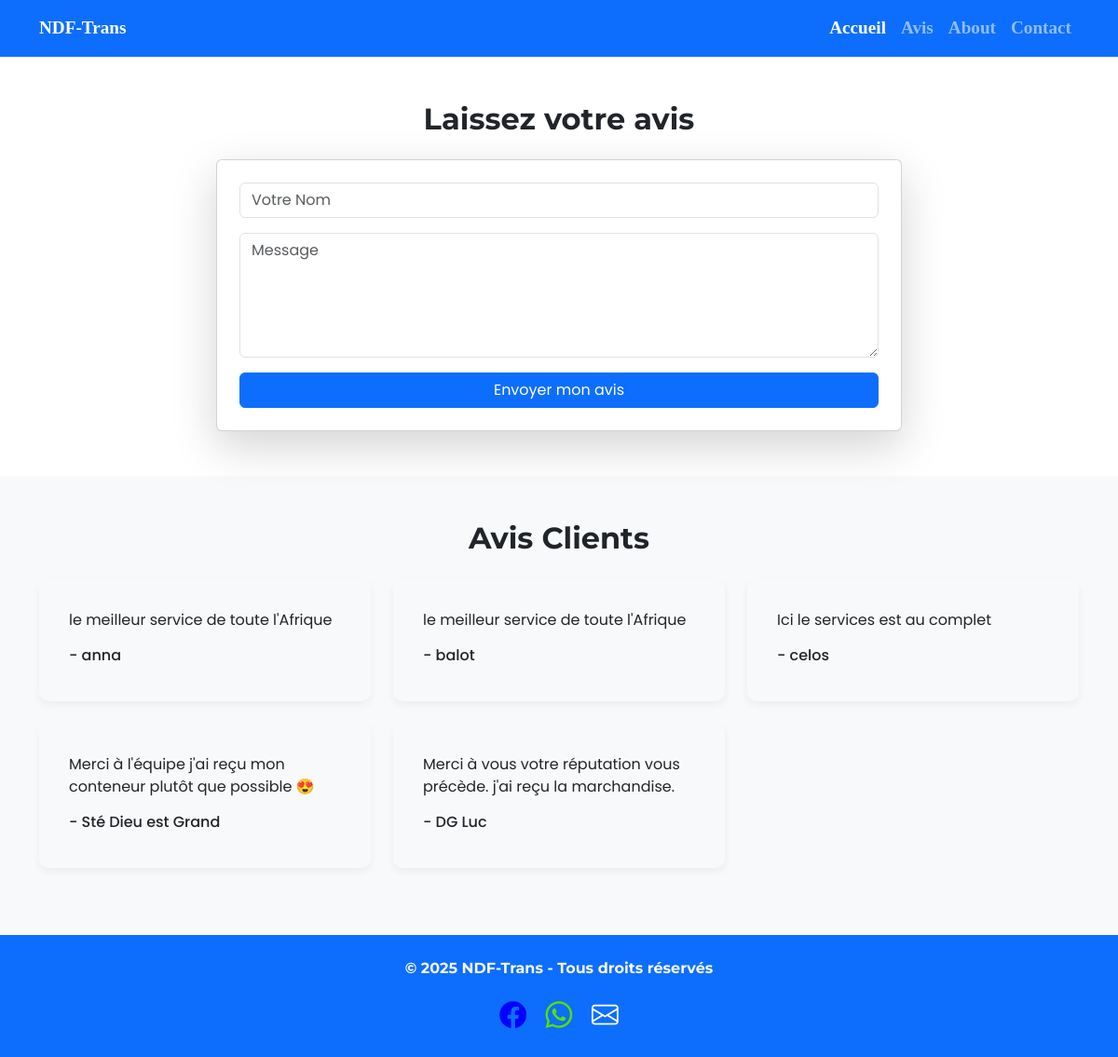
Page /avis/ on the earlier database version.
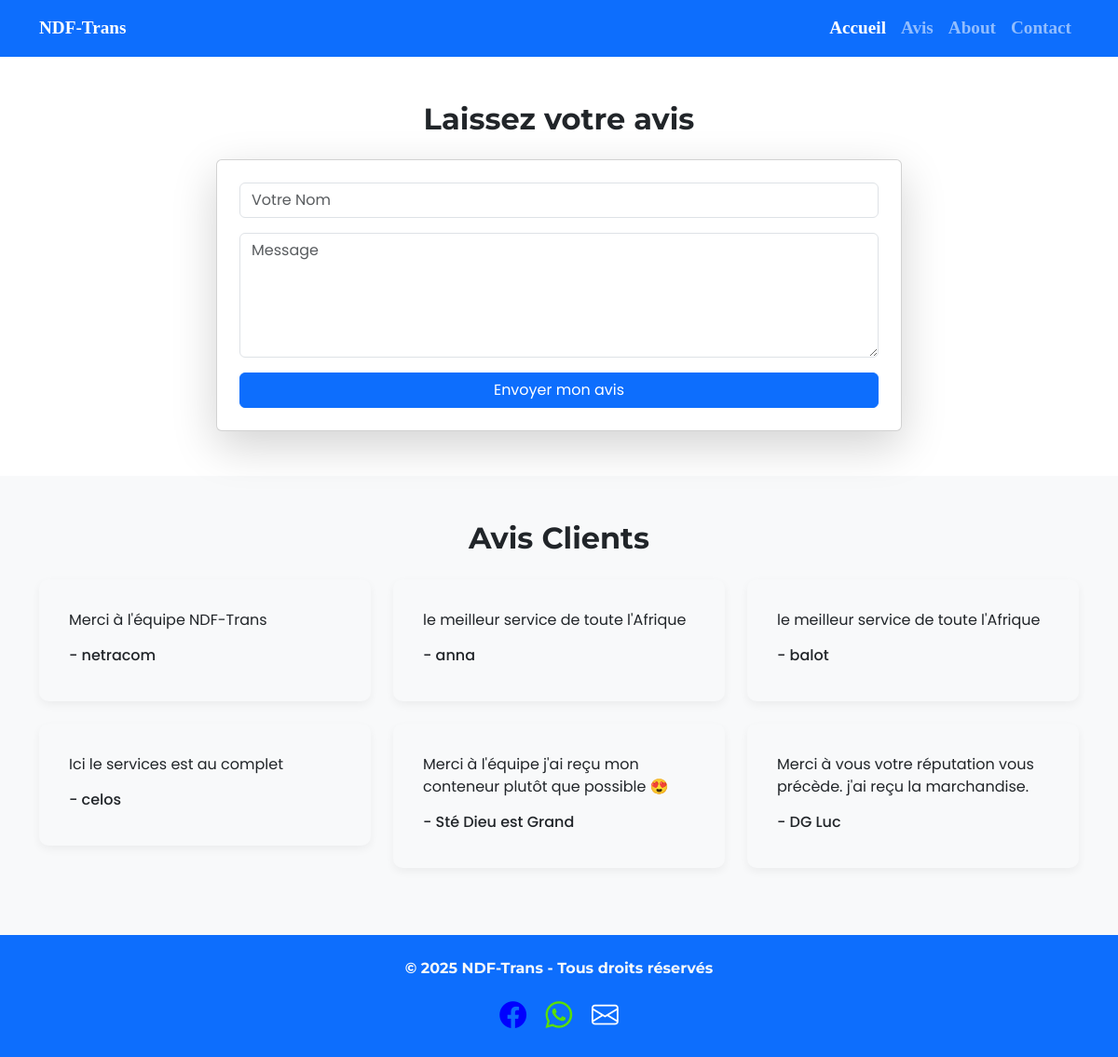
Same page on the later database version.
### ndfapp/models.py (models this page shows, shortened)
class Avis(models.Model):
    name = models.CharField(max_length=100)
    message = models.TextField()
    date = models.DateField(auto_now_add=True)
    great = models.BooleanField(default=False)

### ndfapp/views.py (the view)
# urls.py: path('avis/', views.avis, name='avis'),
def avis(request):
    avis_list = Avis.objects.all().order_by('-date')
    if request.method == 'POST':
        form = AvisForm(request.POST)
        if form.is_valid():
            form.save()
            form = AvisForm()
            return redirect('avis')
    else:
        form = AvisForm()
        context = {
            'form': form,
            'avis_list': avis_list
        }
    return render(request, 'ndf/avis.html', context)

### ndfapp/forms.py
class AvisForm(forms.ModelForm):
    class Meta:
        model = Avis
        fields = ['name', 'message']
        widgets = {
            'name': forms.TextInput(attrs={'class': 'form-control', 'placeholder': 'Votre Nom'}),
            'message': forms.Textarea(attrs={'maxlength':'200', 'class':'form-control', 'placeholder':'Message', 'rows':5}),
        }

### ndfapp/templates/ndf/avis.html (shortened to what this page needs)
{% extends "base.html" %}
{% block content %}
<div class="container py-5">
    <h2 class="mb-4 text-center">Laissez votre avis</h2>
    <div class="row justify-content-center">
        <div class="col-md-8">
            <div class="card shadow-lg p-4">
                <form method="post">
                    <div class="mb-3">
                        {{ form.name}}
                    </div>
                    <div class="mb-3">
                        {{ form.message}}
                    </div>
                    <button type="submit" class="btn btn-primary w-100">Envoyer mon avis</button>
                </form>
            </div>
        </div>
    </div>
</div>
{% endblock content %}

### ndfapp/templates/base.html (shortened to what this page needs)
{% load static %}
<!DOCTYPE html>
<html lang="fr">
<head>
    <link href="https://cdn.jsdelivr.net/npm/bootstrap@5.3.3/dist/css/bootstrap.min.css" rel="stylesheet">
    <link href="https://cdn.jsdelivr.net/npm/bootstrap-icons@1.11.3/font/bootstrap-icons.css" rel="stylesheet">
    <link href="{% static 'css/styles.css' %}" rel="stylesheet">
</head>
<body>
    <nav class="navbar navbar-expand-lg navbar-dark">
        <div class="container">
            <a class="navbar-brand" href="{% url 'home' %}">NDF-Trans</a>
            <div class="collapse navbar-collapse" id="navbarNav">
                <ul class="navbar-nav ms-auto">
                    <li class="nav-item"><a class="nav-link active" href="{% url 'home' %}">Accueil</a></li>
                    <li class="nav-item"><a class="nav-link" href="{% url 'avis' %}">Avis</a></li>
                    <li class="nav-item"><a class="nav-link" href="{% url 'about' %}">About</a></li>
                    <li class="nav-item"><a class="nav-link" href="{% url 'contact' %}">Contact</a></li>
                </ul>
            </div>
        </div>
    </nav>
    {% block content %}
    {% endblock content %}
    <section id="avis" class="py-5 bg-light">
        <div class="container">
            <h2 class="text-center mb-4">Avis Clients</h2>
            <div class="row">
                {% for avis in avis_list %}
                <div class="col-md-4">
                    <div class="testimonial">
                        <p>{{avis.message}}</p>
                        <h6>- {{avis.name}}</h6>
                    </div>
                </div>
                {% empty %}
                <p class="text-center">Aucun avis pour le moment.</p>
                {% endfor %}
            </div>
        </div>
    </section>
    <footer class=" text-light py-4">
        <div class="container text-center">
            <p>© 2025 NDF-Trans - Tous droits réservés</p>
            <div>
                <a href="https://www.facebook.com/celestin.djato" target="_blank" class="text-light me-3"><i
                        class="bi bi-facebook"></i></a>
                <a href="https://wa.me/message/6M733SIAUQC3B1" target="_blank" class="text-light me-3"><i
                        class="bi bi-whatsapp"></i></a>
                <a href="#" class="text-light"><i class="bi bi-envelope"></i></a>
            </div>
        </div>
    </footer>
</body>
</html>

Differences in the rows shown:
added Avis: message "Merci à l'équipe NDF-Trans", name "netracom"
